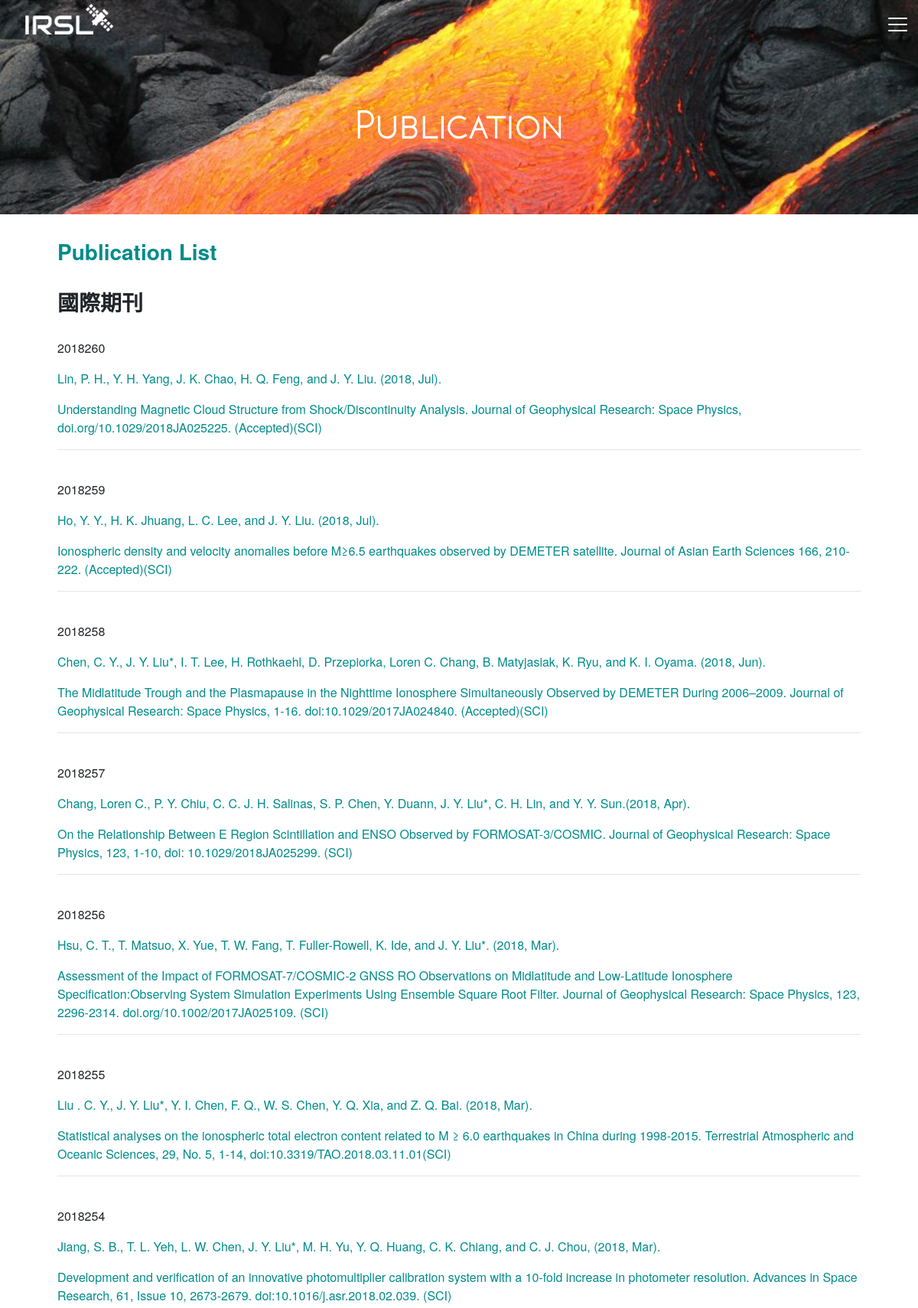
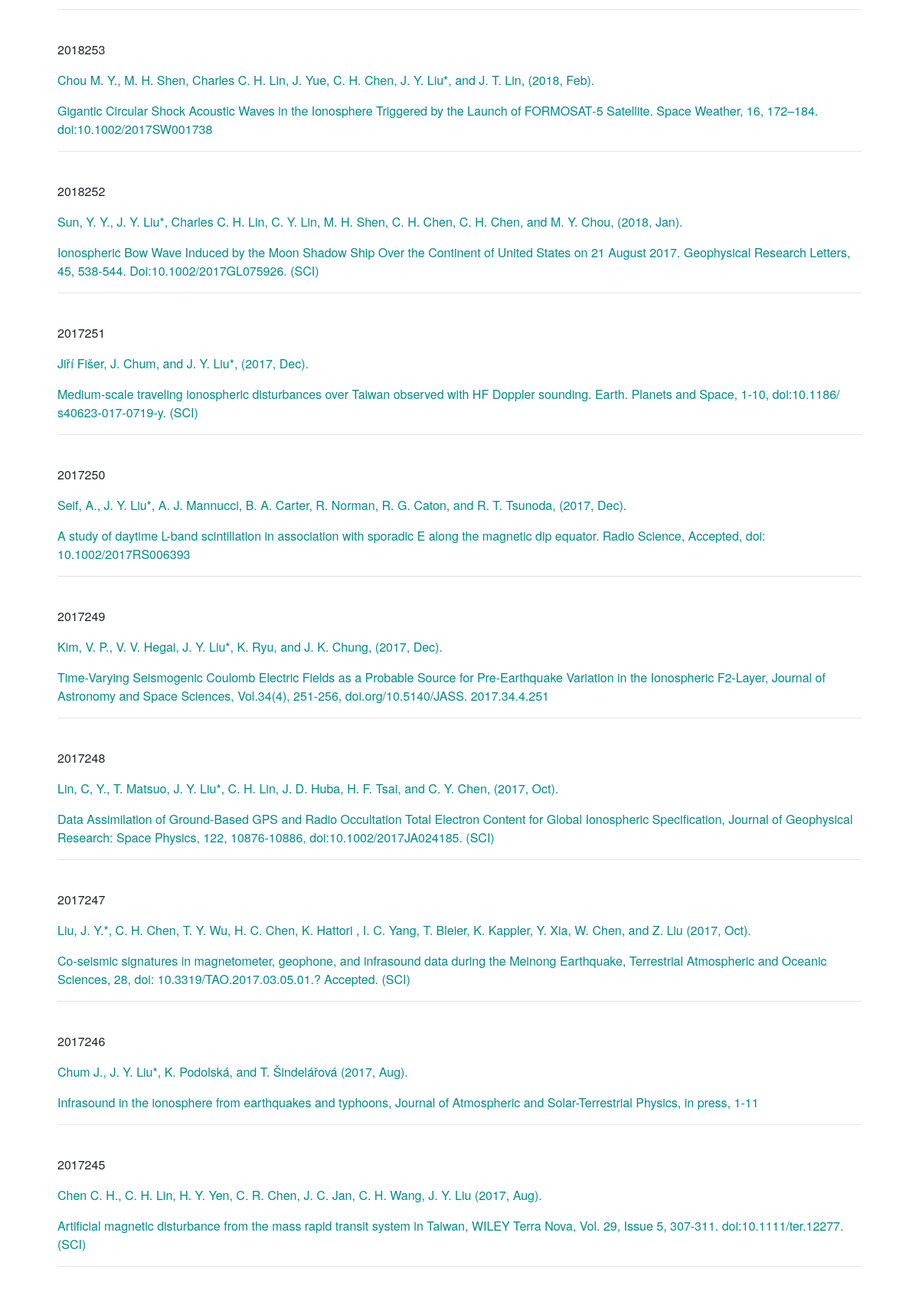
/publication/ (upper part), run on the app's committed database (2 pictures, top to bottom).
### publication/models.py (models this page shows, shortened)
class International(models.Model):
	NO = models.BigIntegerField();
	author = models.TextField(blank=True);
	title = models.TextField(blank=True);
	paper = models.FileField(null=True, blank=True,upload_to='paper/');
	class Meta:
		ordering = ['-NO']

### publication/views.py (the view)
# urls.py: path('publication/', pub, name='pub'),
def pub(request):
    context = {
        'plist'  : Publication_List.objects.all()[0],
        'inters' : International.objects.all().order_by('-NO'),
        'domess' : Domestic.objects.all().order_by('-NO'),
        'books'  : Book.objects.all().order_by('-NO'),
    }
    return render(request, 'pub.html', context)

### templates/pub.html (shortened to what this page needs)
{% extends 'base.html' %}
{% load staticfiles%}
{% block banner_title%}
	Publication
{% endblock %}
{% block body_content %}
	<div class="content-fade container mb-5">
		<div class="row">
			<div class="col align-self-center text-left">
				<h3><a href="{{plist.List.url}}" target="_blank">Publication List<a></h3>
				<br/>
				<h3>國際期刊</h3>
				<br>
				{% for inter in inters %}
					<div id="scrollArea" class="clusterize-scroll">
						<div id="contentArea" class="clusterize-content">
							<div class="clusterize-no-data">
								<p> {{inter.NO}} </p>
								{% if inter.paper %}
									<a href="{{inter.paper.url}}" target="_blank">
								{% else %}
									<a href="" target="_blank">
								{% endif %}
										<p> {{inter.author}} </p>
										<p> {{inter.title}} </p>
									</a>
								<hr class="s1"><br>
							</div>
						</div>
					</div>
				{% endfor %}
				<br/>
				<br>
				<br/>
				<br>
			</div>
		</div>
	</div>
{% endblock %}

### static/css/style.css (style rules this page uses)
body { font-family: "Helvetica Neue", Helvetica, Arial, "微軟正黑體", "微软雅黑", sans-serif; }
h2, h3, h4, h5 { font-weight: bold; }
a { color: darkcyan; }
.content-fade { animation:fin 2s; }
@media only screen and (max-width : 1200px) and (min-width : 992px) { .container { width: 90%; } }

### data on the page
International: NO "2018260", author "Lin, P. H., Y. H. Yang, J. K. Chao, H. Q. Feng, and J. Y. Liu. (2018, Jul).", title "Understanding Magnetic Cloud Structure from Shock/Discontinuity Analysis. Journal of Geophysical Research: Space Physics, doi.org/10.1029/2018JA025225. (Accepted)(SCI)"
International: NO "2018259", author "Ho, Y. Y., H. K. Jhuang, L. C. Lee, and J. Y. Liu. (2018, Jul).", title "Ionospheric density and velocity anomalies before M≥6.5 earthquakes observed by DEMETER satellite. Journal of Asian Earth Sciences 166, 210-222. (Accepted)(SCI)"
International: NO "2018258", author "Chen, C. Y., J. Y. Liu*, I. T. Lee, H. Rothkaehl, D. Przepiorka, Loren C. Chang, B. Matyjasiak, K. Ryu, and K. I. Oyama. (2018, Jun).", title "The Midlatitude Trough and the Plasmapause in the Nighttime Ionosphere Simultaneously Observed by DEMETER During 2006–2009. Journal of Geophysical Research: Space Physics, 1-16. doi:10.1029/2017JA024840. (Accepted)(SCI)"
International: NO "2018257", author "Chang, Loren C., P. Y. Chiu, C. C. J. H. Salinas, S. P. Chen, Y. Duann, J. Y. Liu*, C. H. Lin, and Y. Y. Sun.(2018, Apr).", title "On the Relationship Between E Region Scintillation and ENSO Observed by FORMOSAT-3/COSMIC. Journal of Geophysical Research: Space Physics, 123, 1-10, doi: 10.1029/2018JA025299. (SCI)"
International: NO "2018256", author "Hsu, C. T., T. Matsuo, X. Yue, T. W. Fang, T. Fuller-Rowell, K. Ide, and J. Y. Liu*. (2018, Mar).", title "Assessment of the Impact of FORMOSAT-7/COSMIC-2 GNSS RO Observations on Midlatitude and Low-Latitude Ionosphere Specification:Observing System Simulation Experiments Using Ensemble Square Root Filter. Journal of Geophysical Research: Space Physics, 123, 2296-2314. doi.org/10.1002/2017JA025109. (SCI)"
International: NO "2018255", author "Liu . C. Y., J. Y. Liu*, Y. I. Chen, F. Q., W. S. Chen, Y. Q. Xia, and Z. Q. Bai. (2018, Mar).", title "Statistical analyses on the ionospheric total electron content related to M ≥ 6.0 earthquakes in China during 1998-2015. Terrestrial Atmospheric and Oceanic Sciences, 29, No. 5, 1-14, doi:10.3319/TAO.2018.03.11.01(SCI)"
International: NO "2018254", author "Jiang, S. B., T. L. Yeh, L. W. Chen, J. Y. Liu*, M. H. Yu, Y. Q. Huang, C. K. Chiang, and C. J. Chou, (2018, Mar).", title "Development and verification of an innovative photomultiplier calibration system with a 10-fold increase in photometer resolution. Advances in Space Research, 61, Issue 10, 2673-2679. doi:10.1016/j.asr.2018.02.039. (SCI)"
International: NO "2018253", author "Chou M. Y., M. H. Shen, Charles C. H. Lin, J. Yue, C. H. Chen, J. Y. Liu*, and J. T. Lin, (2018, Feb).", title "Gigantic Circular Shock Acoustic Waves in the Ionosphere Triggered by the Launch of FORMOSAT‐5 Satellite. Space Weather, 16, 172–184. doi:10.1002/2017SW001738"
International: NO "2018252", author "Sun, Y. Y., J. Y. Liu*, Charles C. H. Lin, C. Y. Lin, M. H. Shen, C. H. Chen, C. H. Chen, and M. Y. Chou, (2018, Jan).", title "Ionospheric Bow Wave Induced by the Moon Shadow Ship Over the Continent of United States on 21 August 2017. Geophysical Research Letters, 45, 538-544. Doi:10.1002/2017GL075926. (SCI)"
International: NO "2017251", author "Jiří Fišer, J. Chum, and J. Y. Liu*, (2017, Dec).", title "Medium‑scale traveling ionospheric disturbances over Taiwan observed with HF Doppler sounding. Earth. Planets and Space, 1-10, doi:10.1186/ s40623-017-0719-y. (SCI)"
International: NO "2017250", author "Seif, A., J. Y. Liu*, A. J. Mannucci, B. A. Carter, R. Norman, R. G. Caton, and R. T. Tsunoda, (2017, Dec).", title "A study of daytime L-band scintillation in association with sporadic E along the magnetic dip equator. Radio Science, Accepted, doi: 10.1002/2017RS006393"
International: NO "2017249", author "Kim, V. P., V. V. Hegai, J. Y. Liu*, K. Ryu, and J. K. Chung, (2017, Dec).", title "Time-Varying Seismogenic Coulomb Electric Fields as a Probable Source for Pre-Earthquake Variation in the Ionospheric F2-Layer, Journal of Astronomy and Space Sciences, Vol.34(4), 251-256, doi.org/10.5140/JASS. 2017.34.4.251"
International: NO "2017248", author "Lin, C, Y., T. Matsuo, J. Y. Liu*, C. H. Lin, J. D. Huba, H. F. Tsai, and C. Y. Chen, (2017, Oct).", title "Data Assimilation of Ground-Based GPS and Radio Occultation Total Electron Content for Global Ionospheric Specification, Journal of Geophysical Research: Space Physics, 122, 10876-10886, doi:10.1002/2017JA024185. (SCI)"
International: NO "2017247", author "Liu, J. Y.*, C. H. Chen, T. Y. Wu, H. C. Chen, K. Hattori , I. C. Yang, T. Bleier, K. Kappler, Y. Xia, W. Chen, and Z. Liu (2017, Oct).", title "Co-seismic signatures in magnetometer, geophone, and infrasound data during the Meinong Earthquake, Terrestrial Atmospheric and Oceanic Sciences, 28, doi: 10.3319/TAO.2017.03.05.01.? Accepted. (SCI)"
International: NO "2017246", author "Chum J., J. Y. Liu*, K. Podolská, and T. Šindelářová (2017, Aug).", title "Infrasound in the ionosphere from earthquakes and typhoons, Journal of Atmospheric and Solar-Terrestrial Physics, in press, 1-11"
International: NO "2017245", author "Chen C. H., C. H. Lin, H. Y. Yen, C. R. Chen, J. C. Jan, C. H. Wang, J. Y. Liu (2017, Aug).", title "Artificial magnetic disturbance from the mass rapid transit system in Taiwan, WILEY Terra Nova, Vol. 29, Issue 5, 307-311. doi:10.1111/ter.12277. (SCI)"
